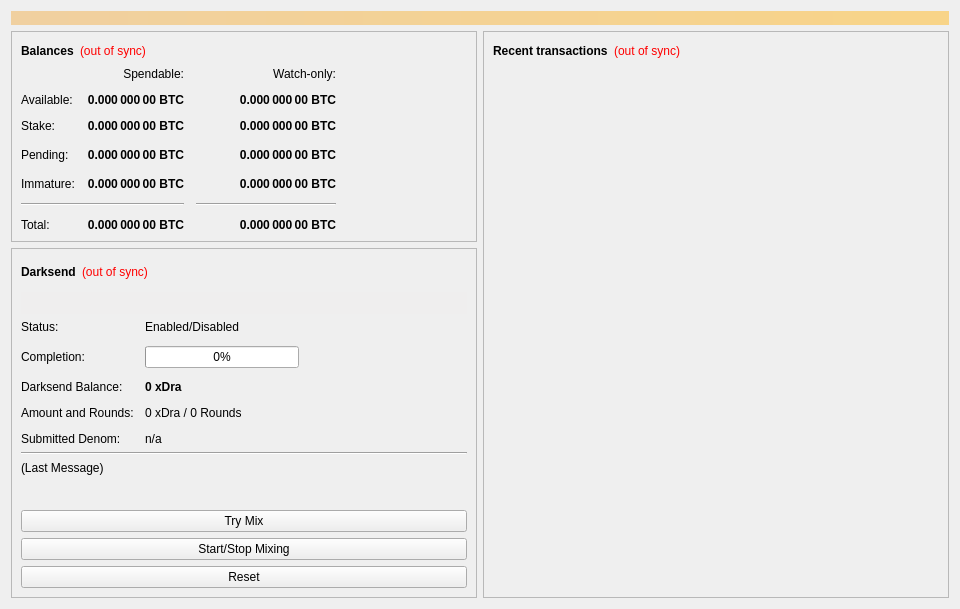
<?xml version="1.0" encoding="UTF-8"?>
<ui version="4.0">
 <class>OverviewPage</class>
 <widget class="QWidget" name="OverviewPage">
  <property name="geometry">
   <rect>
    <x>0</x>
    <y>0</y>
    <width>960</width>
    <height>594</height>
   </rect>
  </property>
  <property name="minimumSize">
   <size>
    <width>960</width>
    <height>0</height>
   </size>
  </property>
  <property name="windowTitle">
   <string>Form</string>
  </property>
  <layout class="QVBoxLayout" name="topLayout">
   <item>
    <widget class="QLabel" name="labelAlerts">
     <property name="visible">
      <bool>false</bool>
     </property>
     <property name="styleSheet">
      <string notr="true">background-color: qlineargradient(x1: 0, y1: 0, x2: 1, y2: 0, stop:0 #F0D0A0, stop:1 #F8D488); color:#000000;</string>
     </property>
     <property name="wordWrap">
      <bool>true</bool>
     </property>
     <property name="margin">
      <number>3</number>
     </property>
    </widget>
   </item>
   <item>
    <layout class="QHBoxLayout" name="horizontalLayout" stretch="1,1">
     <item>
      <layout class="QVBoxLayout" name="verticalLayout_2">
       <item>
        <widget class="QFrame" name="frame">
         <property name="frameShape">
          <enum>QFrame::StyledPanel</enum>
         </property>
         <property name="frameShadow">
          <enum>QFrame::Raised</enum>
         </property>
         <layout class="QVBoxLayout" name="verticalLayout_4">
          <item>
           <layout class="QHBoxLayout" name="horizontalLayout_4">
            <item>
             <widget class="QLabel" name="label_5">
              <property name="font">
               <font>
                <weight>75</weight>
                <bold>true</bold>
               </font>
              </property>
              <property name="text">
               <string>Balances</string>
              </property>
             </widget>
            </item>
            <item>
             <widget class="QLabel" name="labelWalletStatus">
              <property name="cursor">
               <cursorShape>WhatsThisCursor</cursorShape>
              </property>
              <property name="toolTip">
               <string>The displayed information may be out of date. Your wallet automatically synchronizes with the Hydra network after a connection is established, but this process has not completed yet.</string>
              </property>
              <property name="styleSheet">
               <string notr="true">QLabel { color: red; }</string>
              </property>
              <property name="text">
               <string notr="true">(out of sync)</string>
              </property>
              <property name="alignment">
               <set>Qt::AlignLeading|Qt::AlignLeft|Qt::AlignVCenter</set>
              </property>
             </widget>
            </item>
            <item>
             <spacer name="horizontalSpacer_3">
              <property name="orientation">
               <enum>Qt::Horizontal</enum>
              </property>
              <property name="sizeHint" stdset="0">
               <size>
                <width>40</width>
                <height>20</height>
               </size>
              </property>
             </spacer>
            </item>
           </layout>
          </item>
          <item>
           <layout class="QGridLayout" name="gridLayout">
            <property name="spacing">
             <number>12</number>
            </property>
            <item row="3" column="2">
             <widget class="QLabel" name="labelWatchPending">
              <property name="font">
               <font>
                <weight>75</weight>
                <bold>true</bold>
               </font>
              </property>
              <property name="cursor">
               <cursorShape>IBeamCursor</cursorShape>
              </property>
              <property name="toolTip">
               <string>Unconfirmed transactions to watch-only addresses</string>
              </property>
              <property name="text">
               <string notr="true">0.000 000 00 BTC</string>
              </property>
              <property name="alignment">
               <set>Qt::AlignRight|Qt::AlignTrailing|Qt::AlignVCenter</set>
              </property>
              <property name="textInteractionFlags">
               <set>Qt::LinksAccessibleByMouse|Qt::TextSelectableByKeyboard|Qt::TextSelectableByMouse</set>
              </property>
             </widget>
            </item>
            <item row="3" column="1">
             <widget class="QLabel" name="labelUnconfirmed">
              <property name="font">
               <font>
                <weight>75</weight>
                <bold>true</bold>
               </font>
              </property>
              <property name="cursor">
               <cursorShape>IBeamCursor</cursorShape>
              </property>
              <property name="toolTip">
               <string>Total of transactions that have yet to be confirmed, and do not yet count toward the spendable balance</string>
              </property>
              <property name="text">
               <string notr="true">0.000 000 00 BTC</string>
              </property>
              <property name="alignment">
               <set>Qt::AlignRight|Qt::AlignTrailing|Qt::AlignVCenter</set>
              </property>
              <property name="textInteractionFlags">
               <set>Qt::LinksAccessibleByMouse|Qt::TextSelectableByKeyboard|Qt::TextSelectableByMouse</set>
              </property>
             </widget>
            </item>
            <item row="4" column="2">
             <widget class="QLabel" name="labelWatchImmature">
              <property name="font">
               <font>
                <weight>75</weight>
                <bold>true</bold>
               </font>
              </property>
              <property name="cursor">
               <cursorShape>IBeamCursor</cursorShape>
              </property>
              <property name="toolTip">
               <string>Mined balance in watch-only addresses that has not yet matured</string>
              </property>
              <property name="text">
               <string notr="true">0.000 000 00 BTC</string>
              </property>
              <property name="alignment">
               <set>Qt::AlignRight|Qt::AlignTrailing|Qt::AlignVCenter</set>
              </property>
              <property name="textInteractionFlags">
               <set>Qt::LinksAccessibleByMouse|Qt::TextSelectableByKeyboard|Qt::TextSelectableByMouse</set>
              </property>
             </widget>
            </item>
            <item row="5" column="0" colspan="2">
             <widget class="Line" name="lineSpendableBalance">
              <property name="orientation">
               <enum>Qt::Horizontal</enum>
              </property>
             </widget>
            </item>
            <item row="5" column="2">
             <widget class="Line" name="lineWatchBalance">
              <property name="sizePolicy">
               <sizepolicy hsizetype="Preferred" vsizetype="Fixed">
                <horstretch>0</horstretch>
                <verstretch>0</verstretch>
               </sizepolicy>
              </property>
              <property name="minimumSize">
               <size>
                <width>140</width>
                <height>0</height>
               </size>
              </property>
              <property name="orientation">
               <enum>Qt::Horizontal</enum>
              </property>
             </widget>
            </item>
            <item row="6" column="0">
             <widget class="QLabel" name="labelTotalText">
              <property name="text">
               <string>Total:</string>
              </property>
             </widget>
            </item>
            <item row="4" column="1">
             <widget class="QLabel" name="labelImmature">
              <property name="font">
               <font>
                <weight>75</weight>
                <bold>true</bold>
               </font>
              </property>
              <property name="cursor">
               <cursorShape>IBeamCursor</cursorShape>
              </property>
              <property name="toolTip">
               <string>Mined balance that has not yet matured</string>
              </property>
              <property name="text">
               <string notr="true">0.000 000 00 BTC</string>
              </property>
              <property name="alignment">
               <set>Qt::AlignRight|Qt::AlignTrailing|Qt::AlignVCenter</set>
              </property>
              <property name="textInteractionFlags">
               <set>Qt::LinksAccessibleByMouse|Qt::TextSelectableByKeyboard|Qt::TextSelectableByMouse</set>
              </property>
             </widget>
            </item>
            <item row="3" column="3">
             <spacer name="horizontalSpacer_2">
              <property name="orientation">
               <enum>Qt::Horizontal</enum>
              </property>
              <property name="sizeHint" stdset="0">
               <size>
                <width>40</width>
                <height>20</height>
               </size>
              </property>
             </spacer>
            </item>
            <item row="4" column="0">
             <widget class="QLabel" name="labelImmatureText">
              <property name="text">
               <string>Immature:</string>
              </property>
             </widget>
            </item>
            <item row="6" column="1">
             <widget class="QLabel" name="labelTotal">
              <property name="font">
               <font>
                <weight>75</weight>
                <bold>true</bold>
               </font>
              </property>
              <property name="cursor">
               <cursorShape>IBeamCursor</cursorShape>
              </property>
              <property name="toolTip">
               <string>Your current total balance</string>
              </property>
              <property name="text">
               <string notr="true">0.000 000 00 BTC</string>
              </property>
              <property name="alignment">
               <set>Qt::AlignRight|Qt::AlignTrailing|Qt::AlignVCenter</set>
              </property>
              <property name="textInteractionFlags">
               <set>Qt::LinksAccessibleByMouse|Qt::TextSelectableByKeyboard|Qt::TextSelectableByMouse</set>
              </property>
             </widget>
            </item>
            <item row="6" column="2">
             <widget class="QLabel" name="labelWatchTotal">
              <property name="font">
               <font>
                <weight>75</weight>
                <bold>true</bold>
               </font>
              </property>
              <property name="cursor">
               <cursorShape>IBeamCursor</cursorShape>
              </property>
              <property name="toolTip">
               <string>Current total balance in watch-only addresses</string>
              </property>
              <property name="text">
               <string notr="true">0.000 000 00 BTC</string>
              </property>
              <property name="alignment">
               <set>Qt::AlignRight|Qt::AlignTrailing|Qt::AlignVCenter</set>
              </property>
              <property name="textInteractionFlags">
               <set>Qt::LinksAccessibleByMouse|Qt::TextSelectableByKeyboard|Qt::TextSelectableByMouse</set>
              </property>
             </widget>
            </item>
            <item row="0" column="2">
             <widget class="QLabel" name="labelWatchonly">
              <property name="text">
               <string>Watch-only:</string>
              </property>
              <property name="alignment">
               <set>Qt::AlignRight|Qt::AlignTrailing|Qt::AlignVCenter</set>
              </property>
             </widget>
            </item>
            <item row="1" column="0">
             <widget class="QLabel" name="labelBalanceText">
              <property name="text">
               <string>Available:</string>
              </property>
             </widget>
            </item>
            <item row="1" column="1">
             <widget class="QLabel" name="labelBalance">
              <property name="font">
               <font>
                <weight>75</weight>
                <bold>true</bold>
               </font>
              </property>
              <property name="cursor">
               <cursorShape>IBeamCursor</cursorShape>
              </property>
              <property name="toolTip">
               <string>Your current spendable balance</string>
              </property>
              <property name="text">
               <string notr="true">0.000 000 00 BTC</string>
              </property>
              <property name="alignment">
               <set>Qt::AlignRight|Qt::AlignTrailing|Qt::AlignVCenter</set>
              </property>
              <property name="textInteractionFlags">
               <set>Qt::LinksAccessibleByMouse|Qt::TextSelectableByKeyboard|Qt::TextSelectableByMouse</set>
              </property>
             </widget>
            </item>
            <item row="2" column="0">
             <widget class="QLabel" name="label_10">
              <property name="text">
               <string>Stake:</string>
              </property>
             </widget>
            </item>
            <item row="2" column="1">
             <widget class="QLabel" name="labelStake">
              <property name="font">
               <font>
                <weight>75</weight>
                <bold>true</bold>
               </font>
              </property>
              <property name="cursor">
               <cursorShape>IBeamCursor</cursorShape>
              </property>
              <property name="toolTip">
               <string>Total of coins that was staked, and do not yet count toward the current balance</string>
              </property>
              <property name="text">
               <string notr="true">0.000 000 00 BTC</string>
              </property>
              <property name="alignment">
               <set>Qt::AlignRight|Qt::AlignTrailing|Qt::AlignVCenter</set>
              </property>
              <property name="textInteractionFlags">
               <set>Qt::LinksAccessibleByMouse|Qt::TextSelectableByKeyboard|Qt::TextSelectableByMouse</set>
              </property>
             </widget>
            </item>
            <item row="2" column="2">
             <widget class="QLabel" name="labelWatchStake">
              <property name="font">
               <font>
                <weight>75</weight>
                <bold>true</bold>
               </font>
              </property>
              <property name="cursor">
               <cursorShape>IBeamCursor</cursorShape>
              </property>
              <property name="toolTip">
               <string>Total of coins that was staked in watch-only addresses, and do not yet count toward the current watch-only balance</string>
              </property>
              <property name="text">
               <string notr="true">0.000 000 00 BTC</string>
              </property>
              <property name="alignment">
               <set>Qt::AlignRight|Qt::AlignTrailing|Qt::AlignVCenter</set>
              </property>
              <property name="textInteractionFlags">
               <set>Qt::LinksAccessibleByMouse|Qt::TextSelectableByKeyboard|Qt::TextSelectableByMouse</set>
              </property>
             </widget>
            </item>
            <item row="1" column="2">
             <widget class="QLabel" name="labelWatchAvailable">
              <property name="font">
               <font>
                <weight>75</weight>
                <bold>true</bold>
               </font>
              </property>
              <property name="cursor">
               <cursorShape>IBeamCursor</cursorShape>
              </property>
              <property name="toolTip">
               <string>Your current balance in watch-only addresses</string>
              </property>
              <property name="text">
               <string notr="true">0.000 000 00 BTC</string>
              </property>
              <property name="alignment">
               <set>Qt::AlignRight|Qt::AlignTrailing|Qt::AlignVCenter</set>
              </property>
              <property name="textInteractionFlags">
               <set>Qt::LinksAccessibleByMouse|Qt::TextSelectableByKeyboard|Qt::TextSelectableByMouse</set>
              </property>
             </widget>
            </item>
            <item row="3" column="0">
             <widget class="QLabel" name="labelPendingText">
              <property name="text">
               <string>Pending:</string>
              </property>
             </widget>
            </item>
            <item row="0" column="1">
             <widget class="QLabel" name="labelSpendable">
              <property name="text">
               <string>Spendable:</string>
              </property>
              <property name="alignment">
               <set>Qt::AlignRight|Qt::AlignTrailing|Qt::AlignVCenter</set>
              </property>
             </widget>
            </item>
           </layout>
          </item>
         </layout>
        </widget>
       </item>
       <item>
        <widget class="QFrame" name="frameDarksend">
         <property name="sizePolicy">
          <sizepolicy hsizetype="Expanding" vsizetype="Expanding">
           <horstretch>0</horstretch>
           <verstretch>0</verstretch>
          </sizepolicy>
         </property>
         <property name="minimumSize">
          <size>
           <width>0</width>
           <height>350</height>
          </size>
         </property>
         <property name="layoutDirection">
          <enum>Qt::LeftToRight</enum>
         </property>
         <property name="frameShape">
          <enum>QFrame::StyledPanel</enum>
         </property>
         <property name="frameShadow">
          <enum>QFrame::Raised</enum>
         </property>
         <layout class="QVBoxLayout" name="verticalLayout_5">
          <item>
           <layout class="QHBoxLayout" name="horizontalLayout_5">
            <item>
             <widget class="QLabel" name="label_2">
              <property name="font">
               <font>
                <weight>75</weight>
                <bold>true</bold>
               </font>
              </property>
              <property name="text">
               <string>Darksend</string>
              </property>
             </widget>
            </item>
            <item>
             <widget class="QLabel" name="labelDarksendSyncStatus">
              <property name="toolTip">
               <string>The displayed information may be out of date. Your wallet automatically synchronizes with the Hydra network after a connection is established, but this process has not completed yet.</string>
              </property>
              <property name="styleSheet">
               <string notr="true">QLabel { color: red; }</string>
              </property>
              <property name="text">
               <string notr="true">(out of sync)</string>
              </property>
              <property name="alignment">
               <set>Qt::AlignLeading|Qt::AlignLeft|Qt::AlignVCenter</set>
              </property>
             </widget>
            </item>
            <item>
             <spacer name="horizontalSpacer_4">
              <property name="orientation">
               <enum>Qt::Horizontal</enum>
              </property>
              <property name="sizeHint" stdset="0">
               <size>
                <width>40</width>
                <height>20</height>
               </size>
              </property>
             </spacer>
            </item>
           </layout>
          </item>
          <item>
           <widget class="QPushButton" name="runAutoDenom">
            <property name="palette">
             <palette>
              <active>
               <colorrole role="WindowText">
                <brush brushstyle="SolidPattern">
                 <color alpha="255">
                  <red>0</red>
                  <green>0</green>
                  <blue>0</blue>
                 </color>
                </brush>
               </colorrole>
               <colorrole role="Button">
                <brush brushstyle="SolidPattern">
                 <color alpha="255">
                  <red>239</red>
                  <green>238</green>
                  <blue>238</blue>
                 </color>
                </brush>
               </colorrole>
               <colorrole role="Light">
                <brush brushstyle="SolidPattern">
                 <color alpha="255">
                  <red>255</red>
                  <green>255</green>
                  <blue>255</blue>
                 </color>
                </brush>
               </colorrole>
               <colorrole role="Midlight">
                <brush brushstyle="SolidPattern">
                 <color alpha="255">
                  <red>247</red>
                  <green>246</green>
                  <blue>246</blue>
                 </color>
                </brush>
               </colorrole>
               <colorrole role="Dark">
                <brush brushstyle="SolidPattern">
                 <color alpha="255">
                  <red>119</red>
                  <green>119</green>
                  <blue>119</blue>
                 </color>
                </brush>
               </colorrole>
               <colorrole role="Mid">
                <brush brushstyle="SolidPattern">
                 <color alpha="255">
                  <red>159</red>
                  <green>159</green>
                  <blue>159</blue>
                 </color>
                </brush>
               </colorrole>
               <colorrole role="Text">
                <brush brushstyle="SolidPattern">
                 <color alpha="255">
                  <red>0</red>
                  <green>0</green>
                  <blue>0</blue>
                 </color>
                </brush>
               </colorrole>
               <colorrole role="BrightText">
                <brush brushstyle="SolidPattern">
                 <color alpha="255">
                  <red>255</red>
                  <green>255</green>
                  <blue>255</blue>
                 </color>
                </brush>
               </colorrole>
               <colorrole role="ButtonText">
                <brush brushstyle="SolidPattern">
                 <color alpha="255">
                  <red>0</red>
                  <green>0</green>
                  <blue>0</blue>
                 </color>
                </brush>
               </colorrole>
               <colorrole role="Base">
                <brush brushstyle="SolidPattern">
                 <color alpha="255">
                  <red>255</red>
                  <green>255</green>
                  <blue>255</blue>
                 </color>
                </brush>
               </colorrole>
               <colorrole role="Window">
                <brush brushstyle="SolidPattern">
                 <color alpha="255">
                  <red>239</red>
                  <green>238</green>
                  <blue>238</blue>
                 </color>
                </brush>
               </colorrole>
               <colorrole role="Shadow">
                <brush brushstyle="SolidPattern">
                 <color alpha="255">
                  <red>0</red>
                  <green>0</green>
                  <blue>0</blue>
                 </color>
                </brush>
               </colorrole>
               <colorrole role="AlternateBase">
                <brush brushstyle="SolidPattern">
                 <color alpha="255">
                  <red>247</red>
                  <green>246</green>
                  <blue>246</blue>
                 </color>
                </brush>
               </colorrole>
               <colorrole role="ToolTipBase">
                <brush brushstyle="SolidPattern">
                 <color alpha="255">
                  <red>255</red>
                  <green>255</green>
                  <blue>220</blue>
                 </color>
                </brush>
               </colorrole>
               <colorrole role="ToolTipText">
                <brush brushstyle="SolidPattern">
                 <color alpha="255">
                  <red>0</red>
                  <green>0</green>
                  <blue>0</blue>
                 </color>
                </brush>
               </colorrole>
              </active>
              <inactive>
               <colorrole role="WindowText">
                <brush brushstyle="SolidPattern">
                 <color alpha="255">
                  <red>0</red>
                  <green>0</green>
                  <blue>0</blue>
                 </color>
                </brush>
               </colorrole>
               <colorrole role="Button">
                <brush brushstyle="SolidPattern">
                 <color alpha="255">
                  <red>239</red>
                  <green>238</green>
                  <blue>238</blue>
                 </color>
                </brush>
               </colorrole>
               <colorrole role="Light">
                <brush brushstyle="SolidPattern">
                 <color alpha="255">
                  <red>255</red>
                  <green>255</green>
                  <blue>255</blue>
                 </color>
                </brush>
               </colorrole>
               <colorrole role="Midlight">
                <brush brushstyle="SolidPattern">
                 <color alpha="255">
                  <red>247</red>
                  <green>246</green>
                  <blue>246</blue>
                 </color>
                </brush>
               </colorrole>
               <colorrole role="Dark">
                <brush brushstyle="SolidPattern">
                 <color alpha="255">
                  <red>119</red>
                  <green>119</green>
                  <blue>119</blue>
                 </color>
                </brush>
               </colorrole>
               <colorrole role="Mid">
                <brush brushstyle="SolidPattern">
                 <color alpha="255">
                  <red>159</red>
                  <green>159</green>
                  <blue>159</blue>
                 </color>
                </brush>
               </colorrole>
               <colorrole role="Text">
                <brush brushstyle="SolidPattern">
                 <color alpha="255">
                  <red>0</red>
                  <green>0</green>
                  <blue>0</blue>
                 </color>
                </brush>
               </colorrole>
               <colorrole role="BrightText">
                <brush brushstyle="SolidPattern">
                 <color alpha="255">
                  <red>255</red>
                  <green>255</green>
                  <blue>255</blue>
                 </color>
                </brush>
               </colorrole>
               <colorrole role="ButtonText">
                <brush brushstyle="SolidPattern">
                 <color alpha="255">
                  <red>0</red>
                  <green>0</green>
                  <blue>0</blue>
                 </color>
                </brush>
               </colorrole>
               <colorrole role="Base">
                <brush brushstyle="SolidPattern">
                 <color alpha="255">
                  <red>255</red>
                  <green>255</green>
                  <blue>255</blue>
                 </color>
                </brush>
               </colorrole>
               <colorrole role="Window">
                <brush brushstyle="SolidPattern">
                 <color alpha="255">
                  <red>239</red>
                  <green>238</green>
                  <blue>238</blue>
                 </color>
                </brush>
               </colorrole>
               <colorrole role="Shadow">
                <brush brushstyle="SolidPattern">
                 <color alpha="255">
                  <red>0</red>
                  <green>0</green>
                  <blue>0</blue>
                 </color>
                </brush>
               </colorrole>
               <colorrole role="AlternateBase">
                <brush brushstyle="SolidPattern">
                 <color alpha="255">
                  <red>247</red>
                  <green>246</green>
                  <blue>246</blue>
                 </color>
                </brush>
               </colorrole>
               <colorrole role="ToolTipBase">
                <brush brushstyle="SolidPattern">
                 <color alpha="255">
                  <red>255</red>
                  <green>255</green>
                  <blue>220</blue>
                 </color>
                </brush>
               </colorrole>
               <colorrole role="ToolTipText">
                <brush brushstyle="SolidPattern">
                 <color alpha="255">
                  <red>0</red>
                  <green>0</green>
                  <blue>0</blue>
                 </color>
                </brush>
               </colorrole>
              </inactive>
              <disabled>
               <colorrole role="WindowText">
                <brush brushstyle="SolidPattern">
                 <color alpha="255">
                  <red>119</red>
                  <green>119</green>
                  <blue>119</blue>
                 </color>
                </brush>
               </colorrole>
               <colorrole role="Button">
                <brush brushstyle="SolidPattern">
                 <color alpha="255">
                  <red>239</red>
                  <green>238</green>
                  <blue>238</blue>
                 </color>
                </brush>
               </colorrole>
               <colorrole role="Light">
                <brush brushstyle="SolidPattern">
                 <color alpha="255">
                  <red>255</red>
                  <green>255</green>
                  <blue>255</blue>
                 </color>
                </brush>
               </colorrole>
               <colorrole role="Midlight">
                <brush brushstyle="SolidPattern">
                 <color alpha="255">
                  <red>247</red>
                  <green>246</green>
                  <blue>246</blue>
                 </color>
                </brush>
               </colorrole>
               <colorrole role="Dark">
                <brush brushstyle="SolidPattern">
                 <color alpha="255">
                  <red>119</red>
                  <green>119</green>
                  <blue>119</blue>
                 </color>
                </brush>
               </colorrole>
               <colorrole role="Mid">
                <brush brushstyle="SolidPattern">
                 <color alpha="255">
                  <red>159</red>
                  <green>159</green>
                  <blue>159</blue>
                 </color>
                </brush>
               </colorrole>
               <colorrole role="Text">
                <brush brushstyle="SolidPattern">
                 <color alpha="255">
                  <red>119</red>
                  <green>119</green>
                  <blue>119</blue>
                 </color>
                </brush>
               </colorrole>
               <colorrole role="BrightText">
                <brush brushstyle="SolidPattern">
                 <color alpha="255">
                  <red>255</red>
                  <green>255</green>
                  <blue>255</blue>
                 </color>
                </brush>
               </colorrole>
               <colorrole role="ButtonText">
                <brush brushstyle="SolidPattern">
                 <color alpha="255">
                  <red>119</red>
                  <green>119</green>
                  <blue>119</blue>
                 </color>
                </brush>
               </colorrole>
               <colorrole role="Base">
                <brush brushstyle="SolidPattern">
                 <color alpha="255">
                  <red>239</red>
                  <green>238</green>
                  <blue>238</blue>
                 </color>
                </brush>
               </colorrole>
               <colorrole role="Window">
                <brush brushstyle="SolidPattern">
                 <color alpha="255">
                  <red>239</red>
                  <green>238</green>
                  <blue>238</blue>
                 </color>
                </brush>
               </colorrole>
               <colorrole role="Shadow">
                <brush brushstyle="SolidPattern">
                 <color alpha="255">
                  <red>0</red>
                  <green>0</green>
                  <blue>0</blue>
                 </color>
                </brush>
               </colorrole>
               <colorrole role="AlternateBase">
                <brush brushstyle="SolidPattern">
                 <color alpha="255">
                  <red>239</red>
                  <green>238</green>
                  <blue>238</blue>
                 </color>
                </brush>
               </colorrole>
               <colorrole role="ToolTipBase">
                <brush brushstyle="SolidPattern">
                 <color alpha="255">
                  <red>255</red>
                  <green>255</green>
                  <blue>220</blue>
                 </color>
                </brush>
               </colorrole>
               <colorrole role="ToolTipText">
                <brush brushstyle="SolidPattern">
                 <color alpha="255">
                  <red>0</red>
                  <green>0</green>
                  <blue>0</blue>
                 </color>
                </brush>
               </colorrole>
              </disabled>
             </palette>
            </property>
            <property name="focusPolicy">
             <enum>Qt::NoFocus</enum>
            </property>
            <property name="autoFillBackground">
             <bool>true</bool>
            </property>
            <property name="text">
             <string/>
            </property>
            <property name="flat">
             <bool>true</bool>
            </property>
           </widget>
          </item>
          <item>
           <layout class="QFormLayout" name="formLayout">
            <property name="fieldGrowthPolicy">
             <enum>QFormLayout::AllNonFixedFieldsGrow</enum>
            </property>
            <property name="horizontalSpacing">
             <number>11</number>
            </property>
            <property name="verticalSpacing">
             <number>12</number>
            </property>
            <item row="0" column="0">
             <widget class="QLabel" name="label_6">
              <property name="text">
               <string>Status:</string>
              </property>
             </widget>
            </item>
            <item row="1" column="0">
             <widget class="QLabel" name="label_7">
              <property name="text">
               <string>Completion:</string>
              </property>
             </widget>
            </item>
            <item row="1" column="1">
             <widget class="QProgressBar" name="darksendProgress">
              <property name="maximumSize">
               <size>
                <width>154</width>
                <height>16777215</height>
               </size>
              </property>
              <property name="value">
               <number>0</number>
              </property>
             </widget>
            </item>
            <item row="3" column="0">
             <widget class="QLabel" name="labelAnonymizedText">
              <property name="text">
               <string>Darksend Balance:</string>
              </property>
             </widget>
            </item>
            <item row="3" column="1">
             <widget class="QLabel" name="labelAnonymized">
              <property name="font">
               <font>
                <weight>75</weight>
                <bold>true</bold>
               </font>
              </property>
              <property name="text">
               <string notr="true">0 xDra</string>
              </property>
             </widget>
            </item>
            <item row="4" column="0">
             <widget class="QLabel" name="label_8">
              <property name="text">
               <string>Amount and Rounds:</string>
              </property>
             </widget>
            </item>
            <item row="4" column="1">
             <widget class="QLabel" name="labelAmountRounds">
              <property name="text">
               <string>0 xDra / 0 Rounds</string>
              </property>
             </widget>
            </item>
            <item row="5" column="0">
             <widget class="QLabel" name="label_9">
              <property name="text">
               <string>Submitted Denom:</string>
              </property>
             </widget>
            </item>
            <item row="5" column="1">
             <widget class="QLabel" name="labelSubmittedDenom">
              <property name="toolTip">
               <string>The denominations you submitted to the Masternode.&lt;br&gt;To mix, other users must submit the exact same denominations.</string>
              </property>
              <property name="text">
               <string>n/a</string>
              </property>
             </widget>
            </item>
            <item row="0" column="1">
             <widget class="QLabel" name="darksendEnabled">
              <property name="text">
               <string>Enabled/Disabled</string>
              </property>
             </widget>
            </item>
           </layout>
          </item>
          <item>
           <widget class="Line" name="lineLastMessage">
            <property name="orientation">
             <enum>Qt::Horizontal</enum>
            </property>
           </widget>
          </item>
          <item>
           <widget class="QLabel" name="darksendStatus">
            <property name="minimumSize">
             <size>
              <width>288</width>
              <height>43</height>
             </size>
            </property>
            <property name="text">
             <string>(Last Message)</string>
            </property>
            <property name="alignment">
             <set>Qt::AlignLeading|Qt::AlignLeft|Qt::AlignTop</set>
            </property>
            <property name="wordWrap">
             <bool>true</bool>
            </property>
           </widget>
          </item>
          <item>
           <widget class="QPushButton" name="darksendAuto">
            <property name="sizePolicy">
             <sizepolicy hsizetype="MinimumExpanding" vsizetype="Fixed">
              <horstretch>0</horstretch>
              <verstretch>0</verstretch>
             </sizepolicy>
            </property>
            <property name="toolTip">
             <string>Try to manually submit a Darksend request.</string>
            </property>
            <property name="text">
             <string>Try Mix</string>
            </property>
           </widget>
          </item>
          <item>
           <widget class="QPushButton" name="toggleDarksend">
            <property name="sizePolicy">
             <sizepolicy hsizetype="MinimumExpanding" vsizetype="Fixed">
              <horstretch>0</horstretch>
              <verstretch>0</verstretch>
             </sizepolicy>
            </property>
            <property name="text">
             <string>Start/Stop Mixing</string>
            </property>
           </widget>
          </item>
          <item>
           <widget class="QPushButton" name="darksendReset">
            <property name="sizePolicy">
             <sizepolicy hsizetype="MinimumExpanding" vsizetype="Fixed">
              <horstretch>0</horstretch>
              <verstretch>0</verstretch>
             </sizepolicy>
            </property>
            <property name="toolTip">
             <string>Reset the current status of Darksend (can interrupt Darksend if it's in the process of Mixing, which can cost you money!)</string>
            </property>
            <property name="autoFillBackground">
             <bool>false</bool>
            </property>
            <property name="text">
             <string>Reset</string>
            </property>
           </widget>
          </item>
         </layout>
        </widget>
       </item>
       <item>
        <spacer name="verticalSpacer">
         <property name="orientation">
          <enum>Qt::Vertical</enum>
         </property>
         <property name="sizeHint" stdset="0">
          <size>
           <width>20</width>
           <height>40</height>
          </size>
         </property>
        </spacer>
       </item>
      </layout>
     </item>
     <item>
      <layout class="QVBoxLayout" name="verticalLayout_3">
       <item>
        <widget class="QFrame" name="frame_2">
         <property name="frameShape">
          <enum>QFrame::StyledPanel</enum>
         </property>
         <property name="frameShadow">
          <enum>QFrame::Raised</enum>
         </property>
         <layout class="QVBoxLayout" name="verticalLayout">
          <item>
           <layout class="QHBoxLayout" name="horizontalLayout_2">
            <item>
             <widget class="QLabel" name="label_4">
              <property name="font">
               <font>
                <weight>75</weight>
                <bold>true</bold>
               </font>
              </property>
              <property name="text">
               <string>Recent transactions</string>
              </property>
             </widget>
            </item>
            <item>
             <widget class="QLabel" name="labelTransactionsStatus">
              <property name="cursor">
               <cursorShape>WhatsThisCursor</cursorShape>
              </property>
              <property name="toolTip">
               <string>The displayed information may be out of date. Your wallet automatically synchronizes with the Hydra network after a connection is established, but this process has not completed yet.</string>
              </property>
              <property name="styleSheet">
               <string notr="true">QLabel { color: red; }</string>
              </property>
              <property name="text">
               <string notr="true">(out of sync)</string>
              </property>
              <property name="alignment">
               <set>Qt::AlignRight|Qt::AlignTrailing|Qt::AlignVCenter</set>
              </property>
             </widget>
            </item>
            <item>
             <spacer name="horizontalSpacer">
              <property name="orientation">
               <enum>Qt::Horizontal</enum>
              </property>
              <property name="sizeHint" stdset="0">
               <size>
                <width>40</width>
                <height>20</height>
               </size>
              </property>
             </spacer>
            </item>
           </layout>
          </item>
          <item>
           <widget class="QListView" name="listTransactions">
            <property name="styleSheet">
             <string notr="true">QListView { background: transparent; }</string>
            </property>
            <property name="frameShape">
             <enum>QFrame::NoFrame</enum>
            </property>
            <property name="verticalScrollBarPolicy">
             <enum>Qt::ScrollBarAlwaysOff</enum>
            </property>
            <property name="horizontalScrollBarPolicy">
             <enum>Qt::ScrollBarAlwaysOff</enum>
            </property>
            <property name="selectionMode">
             <enum>QAbstractItemView::NoSelection</enum>
            </property>
           </widget>
          </item>
         </layout>
        </widget>
       </item>
      </layout>
     </item>
    </layout>
   </item>
  </layout>
 </widget>
 <resources/>
 <connections/>
</ui>
